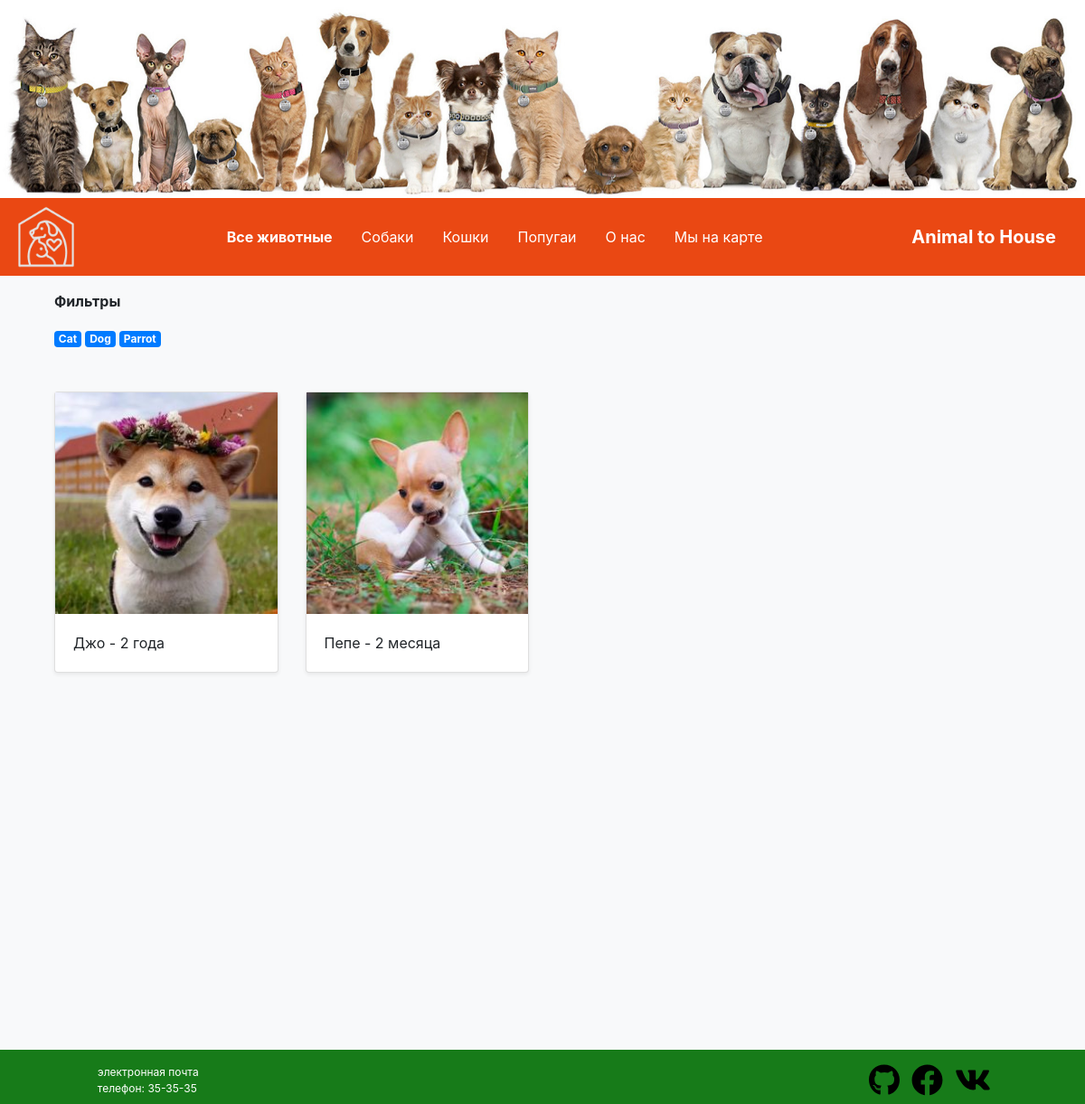
The app's page /, older data.
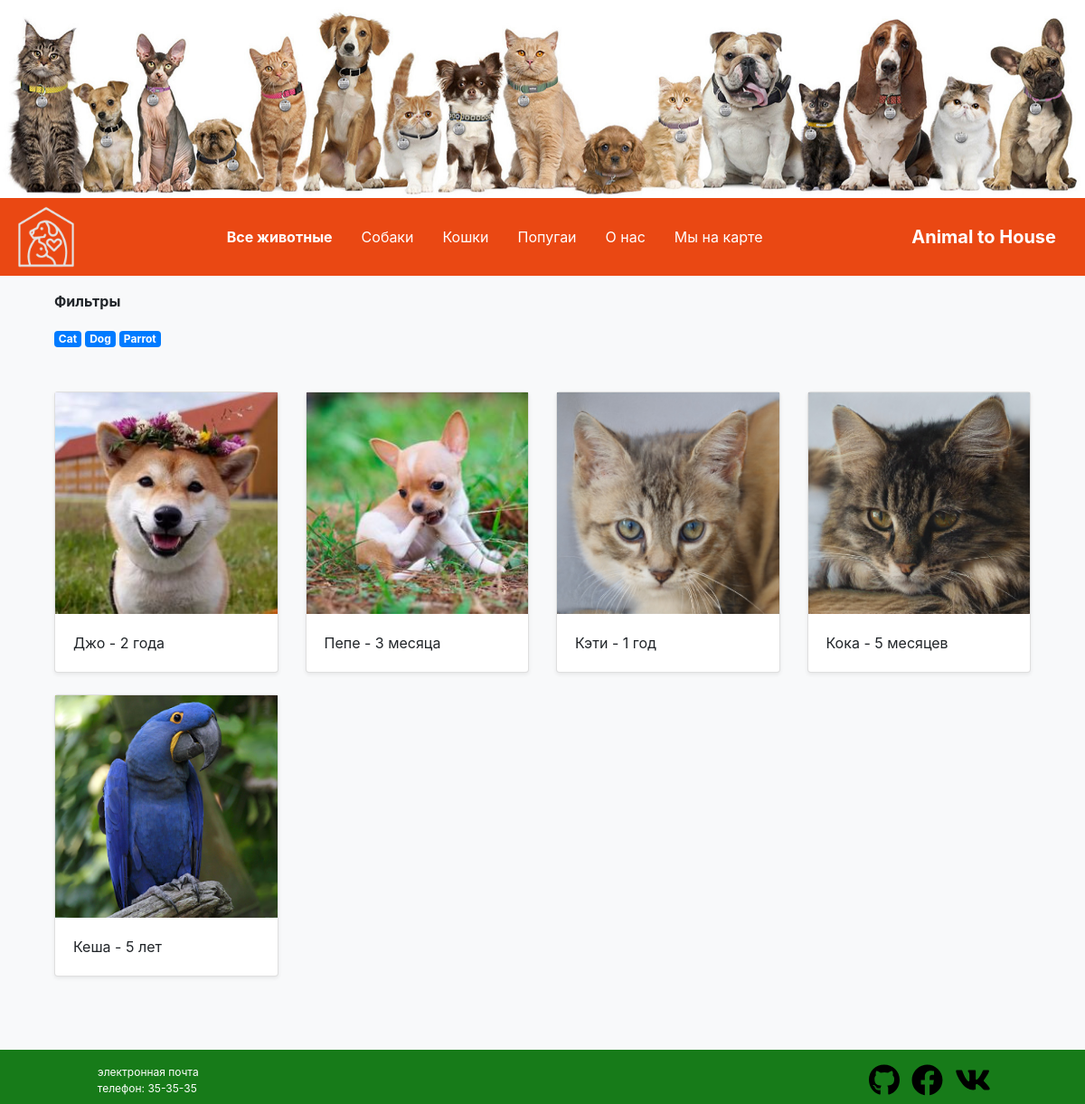
The same page, newer data.
### animal_shelter/models.py (models this page shows, shortened)
class Kind(models.Model):
    name = models.CharField(max_length=50, verbose_name="Вид", null=True, blank=True)
    def __str__(self):
        return self.name

class Pet(models.Model):
    name = models.CharField(max_length=13, verbose_name='Кличка')
    description = models.TextField(verbose_name='О питомце')
    receipt_date = models.DateField(auto_now=True, verbose_name="Поступил")
    face = models.ImageField(upload_to='pets_foto', blank=True, verbose_name="Фотография")
    birth_data = models.DateField(blank=True, null=True, verbose_name='Дата рождения')
    MALE = 'Мальчик'
    FEMALE = 'Девочка'
    GENDER = [(MALE, "Мальчик"), (FEMALE, "Девочка"), ]
    gender = models.CharField(max_length=10, choices=GENDER, verbose_name='Пол', null=True)
    kind = models.ForeignKey(Kind, on_delete=models.CASCADE, null=True, blank=True, verbose_name="Вид")
    @property
    def age(self):
        age = int((datetime.now().date() - self.birth_data).days / 31)
        if age < 12:
            last_simbol = age % 10
            if last_simbol == 1:
                return f'{age} месяц'
            elif last_simbol in (2, 3, 4):
                return f'{age} месяца'
            elif age % 100 in range(5, 21):
                return f'{age} месяцев'
        if age > 12:
            age = int(age / 12)
            last_simbol = age % 10
            if last_simbol == 1:
                return f'{age} год'
            elif last_simbol in (2, 3, 4):
                return f'{age} года'
            elif age % 100 in range(5, 21):
                return f'{age} лет'

### animal_shelter/views.py (the view)
# urls.py: path('', PetsList.as_view()),
class PetsList(ListView):
    model = Pet
    template_name = 'base.html'
    context_object_name = 'Pets'
    def get_context_data(self, *, object_list=None, **kwargs):
        pets = super(PetsList, self).get_context_data(**kwargs)
        pets['kind'] = Kind.objects.all()
        return pets

### animal_shelter/templates/base.html (shortened to what this page needs)
{% extends 'for_base/top.html' %}
{% load static %}
{% block finder_by_kind %}
    <p><b>Фильтры</b></p>
    {% for k in kind %}
        <a href="{% url 'animal_shelter:finder_by_kind' k.name %}"><div class="badge badge-primary">{{ k }}</div></a>
    {% endfor %}
{% endblock %}
{% block contant %}
    <div class="album py-5">
        <div class="container">
            <div class="row">
                {% for pet in Pets %}
                <div class="col-md-3">
                        <div class="card mb-4 shadow-sm" >
                            <a href="{% url 'animal_shelter:pet-detail' pet.id %}">
                            <img src="{{ media }}{{ pet.face }}" alt="{{ pet.name }}" class="w-100">
                            </a>
                            <div class="card-body">
                                <p class="card-text">{{ pet.name }} - {{ pet.age }}</p>
                            </div>
                        </div>
                </div>
                {% endfor %}
            </div>
        </div>
    </div>
{% endblock %}

Row changes from the older to the newer data that the page shows:
changed Pet "Пепе": age "2 месяца" → "3 месяца"
added Pet: face (picture), name "Кэти", age "1 год"
added Pet: face (picture), name "Кока", age "5 месяцев"
added Pet: face (picture), name "Кеша", age "5 лет"
